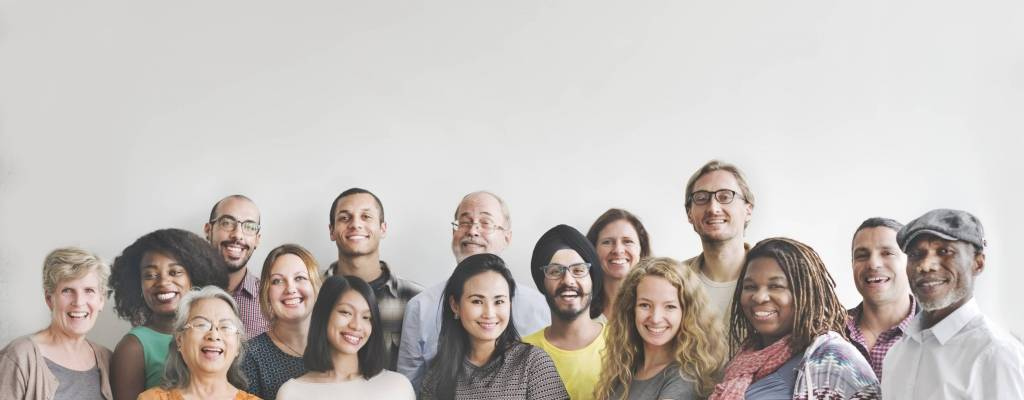
#> input picture 0727/people_01.jpg, 1024 x 400 px
$ python 'a0727_影像辨識part2.py'   (older library calls are emulated)
#> lines starting #> are read from the running program, lines starting #| are printed output that depends on the picture; after the words box and inside, x2 and y2 are one past the last pixel; in counts of white or black regions, pixels touching at a corner belong together
# [93 lines of commented-out code are left out]

import cv2 as cv
from PIL import Image

pictPict = "haarcascade_mcs_nose.xml"
face_cascade = cv.CascadeClassifier(pictPict)

# 讀入待辨識影像
img = cv.imread("people_01.jpg")
#> img is the input picture: shape (400, 1024, 3); mean B, G, R 185.4, 189.3, 195.4
# 偵測影像的方法
faces = face_cascade.detectMultiScale(img, scaleFactor=1.1,
          minNeighbors=5, minSize=(10,10))
#> faces = 14 rows, first 6: [702, 203, 22, 18], [346, 219, 19, 16], [462, 226, 20, 17], [228, 228, 20, 16], [608, 245, 20, 16], [862, 257, 22, 19]

cv.rectangle(img,(img.shape[1]-140,img.shape[0]-20),
             (img.shape[1]-135, img.shape[0]),(0,255,255),-1)
#> img: shape (400, 1024, 3); 0.03% of pixels changed, all inside (x1, y1, x2, y2) = (884, 380, 890, 400)

cv.putText(img, 'Finded '+str(len(faces))+ ' face',
           (img.shape[1]-135, img.shape[0]-5),
             cv.FONT_HERSHEY_COMPLEX, 0.5, (255,0,0), 1)

num = 1
for (x,y,w,h) in faces:
    cv.rectangle(img, (x,y), (x+w,y+h),(255,0,0),2)
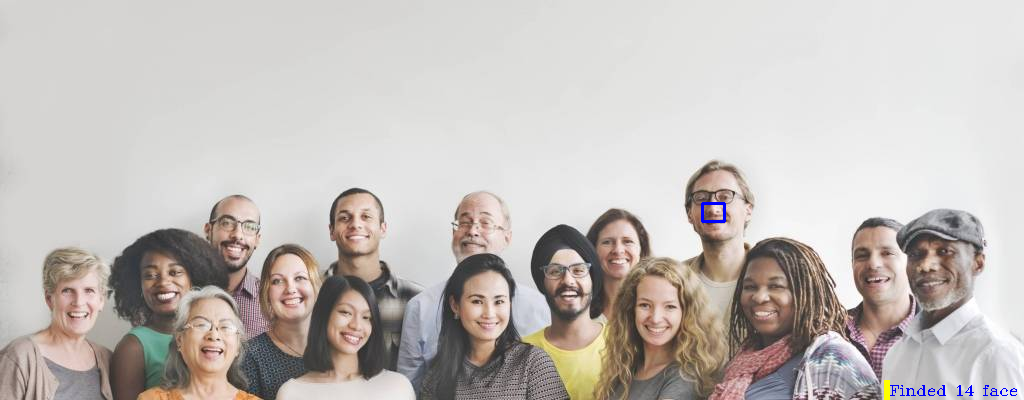
#> img: shape (400, 1024, 3); mean B, G, R 185.5, 189.1, 195.1
    filename = str(num) + '.jpg'
    image = Image.open("people_01.jpg")
    imageCrop = image.crop((x,y,x+w,y+h)) # crop裁切
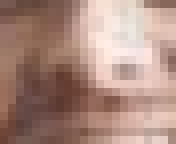
#> imageCrop: PIL image 22x18 RGB (shown 8 times larger); mean R, G, B 171.4, 138.9, 127.3
    imageResize = imageCrop.resize((150,150),Image.ANTIALIAS) # resize重置
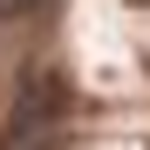
#> imageResize: PIL image 150x150 RGB; mean R, G, B 171.4, 138.9, 127.3
    res = "face" + filename
    imageResize.save(res)
    num += 1

cv.imshow("Face",img)
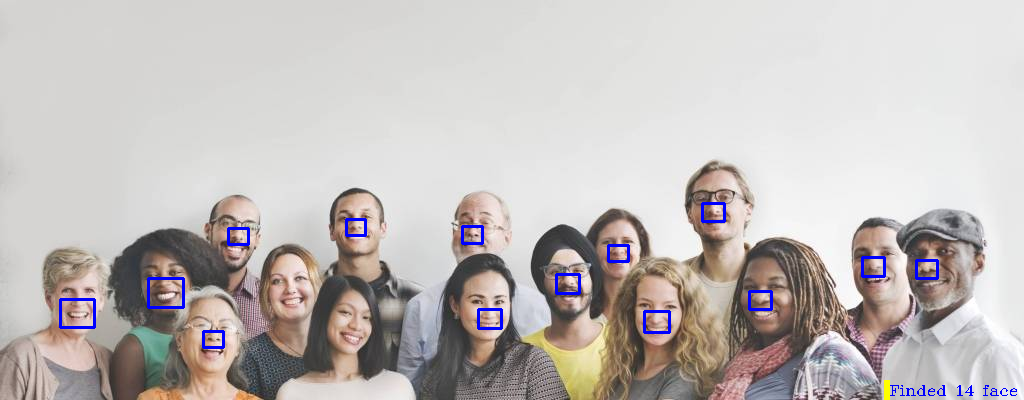
#> window 'Face': shape (400, 1024, 3); mean B, G, R 186.4, 187.9, 193.7
cv.waitKey()
